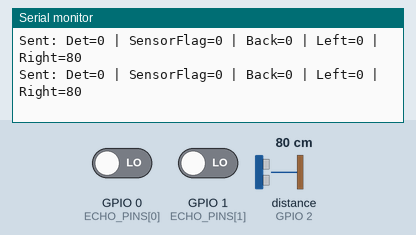
Bench run of a sketch on a simulated ESP32-C3. Shown: the last lines printed to the serial monitor. Wiring (inferred from the names in the program): ultrasonic range finder: trigger GPIO 3; echo GPIO 2. The test bench sets the inputs (shaded band); at power-on: distance to the obstacle (sensor on GPIO 2) 80 cm, GPIO 0 (ECHO_PINS[0]) LOW, GPIO 1 (ECHO_PINS[1]) LOW. The echo pulse lasts 58.3 µs per cm.

Above: at 1.7 s.
1.8 s: distance to the obstacle (sensor on GPIO 2) set to 2 cm
At 2.4 s:
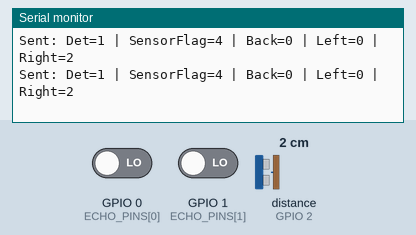
3.3 s: distance to the obstacle (sensor on GPIO 2) set to 4 cm
At 4.0 s:
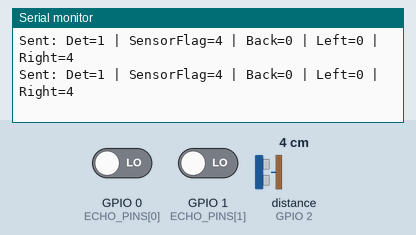
Timing chart, 0 to 6.3 s (numbered marks = the images above; inputs shaded):
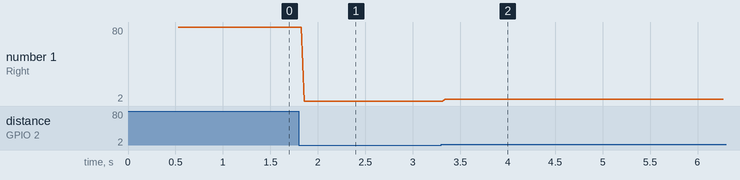

The sketch:

ESP_DETECTION.ino
```cpp
#include <Arduino.h>
#include <SPI.h>
#include <mcp2515.h>

#define NUM_ULTRASONICS 3

// ======== PIN 설정 (ESP32-C3) ========
#define PIN_SCK   4
#define PIN_MISO  5
#define PIN_MOSI  6
#define PIN_CS    7

// 초음파 핀 설정
const int TRIG_PIN = 3;
const int ECHO_PINS[3] = {0, 1, 2};

// ======== 센서 방향 정의 (사용자 환경에 맞게 인덱스 수정 필요) ========
#define IDX_BACK  0  // distances[0]이 뒤쪽
#define IDX_LEFT  1  // distances[1]이 왼쪽
#define IDX_RIGHT 2  // distances[2]이 오른쪽

// 장애물 감지 기준 거리 (cm) - 이 거리보다 가까우면 장애물로 판단
#define OBSTACLE_THRESHOLD 50

MCP2515 mcp2515(PIN_CS);
struct can_frame txFrame;

// 인터럽트 동기화를 위한 뮤텍스 (원본 코드에 정의가 빠져있어서 추가함)
portMUX_TYPE echoMux = portMUX_INITIALIZER_UNLOCKED;

volatile uint32_t echo_start[NUM_ULTRASONICS] = {0};
volatile uint32_t echo_end[NUM_ULTRASONICS]   = {0};
volatile bool     echo_done[NUM_ULTRASONICS]  = {false};
volatile uint32_t distances[NUM_ULTRASONICS]  = {0}; // 계산된 거리 저장

// 인터럽트 서비스 루틴
inline void IRAM_ATTR echo_isr_common(int idx){
  uint32_t now = micros();
  int level = digitalRead(ECHO_PINS[idx]);

  portENTER_CRITICAL_ISR(&echoMux);
  if(level == HIGH){
    echo_start[idx] = now;
    echo_done[idx] = false;
  }else{
    echo_end[idx] = now;
    echo_done[idx] = true;
  }
  portEXIT_CRITICAL_ISR(&echoMux);
}

void IRAM_ATTR echo_isr_1() { echo_isr_common(1); }
void IRAM_ATTR echo_isr_0() { echo_isr_common(0); }
void IRAM_ATTR echo_isr_2() { echo_isr_common(2); }

void setup() {
    Serial.begin(115200);
    delay(500);

    Serial.println("\n=== CAN Transmitter : Protocol Logic Applied ===");

    // SPI.begin(PIN_SCK, PIN_MISO, PIN_MOSI, PIN_CS);/
    SPI.begin();

    mcp2515.reset();
    mcp2515.setBitrate(CAN_500KBPS, MCP_8MHZ);
    mcp2515.setNormalMode();

    txFrame.can_id = 0x125;
    txFrame.can_dlc = 8; // 프로토콜에 따라 8바이트 사용

    pinMode(TRIG_PIN, OUTPUT);
    digitalWrite(TRIG_PIN, LOW);

    for (int i = 0; i < NUM_ULTRASONICS; i++) {
        pinMode(ECHO_PINS[i], INPUT);
    }

    attachInterrupt(digitalPinToInterrupt(ECHO_PINS[0]), echo_isr_0, CHANGE);
    attachInterrupt(digitalPinToInterrupt(ECHO_PINS[1]), echo_isr_1, CHANGE);
    attachInterrupt(digitalPinToInterrupt(ECHO_PINS[2]), echo_isr_2, CHANGE);
}

void loop(){
    // 1. 초음파 측정 시작 (Trigger)
    for(int i = 0; i < NUM_ULTRASONICS; i++){
        echo_done[i] = false;
    }

    digitalWrite(TRIG_PIN, LOW);
    delayMicroseconds(2);
    digitalWrite(TRIG_PIN, HIGH);
    delayMicroseconds(10);
    digitalWrite(TRIG_PIN, LOW);

    delay(30); // 측정 대기 시간 (충분히 확보)

    // 2. 거리 계산
    uint16_t dist_vals[NUM_ULTRASONICS] = {0, 0, 0}; // 임시 저장용

    for(int i = 0; i < NUM_ULTRASONICS; i++){
      bool done = false;
      uint32_t start_us = 0, end_us = 0;

        portENTER_CRITICAL(&echoMux);
        if(echo_done[i]){
          done = true;
          start_us = echo_start[i];
          end_us = echo_end[i];
          echo_done[i] = false; // flag clear
        }
        portEXIT_CRITICAL(&echoMux);

        if(done && end_us > start_us){
          uint32_t duration = end_us - start_us;
          // 거리가 너무 멀거나 튀는 값은 0 처리 혹은 최대값 제한 필요
          uint32_t cm = duration / 58;
          if(cm > 600) cm = 600; // 예외처리
          distances[i] = cm;
        }

        dist_vals[i] = (uint16_t)distances[i];
    }

    // ==============================================
    // 3. 프로토콜 패킹 (Layout 적용)
    // ==============================================

    // 센서별 거리 할당
    uint16_t d_back  = dist_vals[IDX_BACK];
    uint16_t d_left  = dist_vals[IDX_LEFT];
    uint16_t d_right = dist_vals[IDX_RIGHT];

    // data[0]: 장애물 감지 여부 (0 or 1)
    // data[1]: 어느 센서? (Bitmask: 001=Back, 010=Left, 100=Right -> 0~7)
    uint8_t detected = 0;
    uint8_t sensors_flag = 0;

    // 감지 로직 (설정된 THRESHOLD보다 가까우면 감지로 판단)
    if(d_back > 0 && d_back < OBSTACLE_THRESHOLD) {
        detected = 1;
        sensors_flag |= (1 << 0); // 1 (binary 001)
    }
    if(d_left > 0 && d_left < OBSTACLE_THRESHOLD) {
        detected = 1;
        sensors_flag |= (1 << 1); // 2 (binary 010)
    }
    if(d_right > 0 && d_right < OBSTACLE_THRESHOLD) {
        detected = 1;
        sensors_flag |= (1 << 2); // 4 (binary 100)
    }

    txFrame.data[0] = detected;
    txFrame.data[1] = sensors_flag;

    // data[2]~[7]: 거리값 (uint16_t를 2바이트로 분할 - Big Endian 방식)
    // 뒤쪽
    txFrame.data[2] = (uint8_t)(d_back >> 8);   // 상위 바이트
    txFrame.data[3] = (uint8_t)(d_back & 0xFF); // 하위 바이트
    // 왼쪽
    txFrame.data[4] = (uint8_t)(d_left >> 8);
    txFrame.data[5] = (uint8_t)(d_left & 0xFF);
    // 오른쪽
    txFrame.data[6] = (uint8_t)(d_right >> 8);
    txFrame.data[7] = (uint8_t)(d_right & 0xFF);


    // 4. CAN 전송
    if(mcp2515.sendMessage(&txFrame) == MCP2515::ERROR_OK){
        Serial.printf("Sent: Det=%d | SensorFlag=%d | Back=%d | Left=%d | Right=%d\n",
                      detected, sensors_flag, d_back, d_left, d_right);
    }else{
        Serial.println("Failed to send");
    }
}
```

Measured:
- after the input at 1.8 s, the serial monitor: prints a new line after 0.06 s (image 1)
- after the input at 3.3 s, the serial monitor: prints a new line at once (image 2)
- plotted number 1: 80 → 2 after the input at 1.8 s
